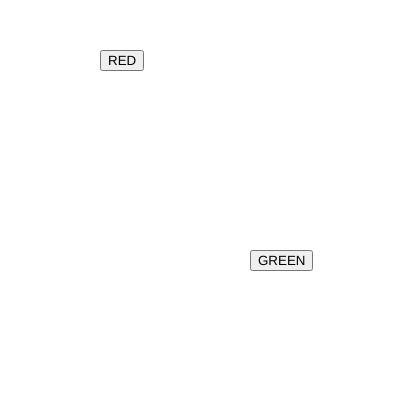
Frame 1 (no input)
Frame 60 (no input): identical to frame 1, image omitted
Frame 120 (the mouse pressed at the canvas centre since frame 60): identical to frame 1, image omitted

The p5.js sketch that drew this single still picture (run headless with seeded random() and noise() and a simulated clock; from frame 60 on, the mouse is pressed at the canvas centre):

// p5.js sketch
// ── sketch.js
var btn_red;
var btn_green;

var r = 255;
var g = 255;
var b = 255;

function setup() {
  createCanvas(400,400); 
  
  btn_red = createButton ("RED");
  btn_red.position (100,50);
  btn_red.mousePressed(red_bg);
  btn_green = createButton ("GREEN");
  btn_green.position(250,250);
  btn_green.mousePressed(green_bg);
}

function draw() {
  background(r,g,b);
}

function red_bg(){
  r=255;
  g=0;
  b=0;
}




function green_bg()
{
  r=0;
  g=255;
  b=0;
}
